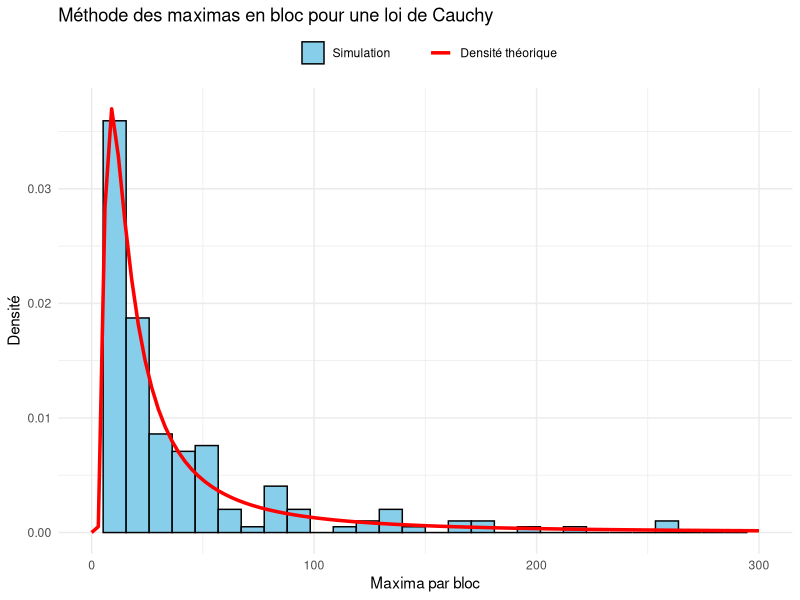

R code for this plot:
# Chargement des packages
library(evd)
library(ggplot2)

# Génération de la loi de Cauchy
n <- 10000
x <- rcauchy(n)

# Taille des blocs
taille_blocs <- 50
nb_blocs <- floor(n / taille_blocs)

# Maxima par bloc
block_maxima <- sapply(1:nb_blocs, function(i) {
  start <- (i - 1) * taille_blocs + 1
  end <- i * taille_blocs
  max(x[start:end])
})

# Loi limite : Fréchet ici
fit_frechet <- fgev(block_maxima)

# Graphe avec ggplot2
ggplot(data.frame(block_maxima), aes(x = block_maxima), xlim=2000) +
  geom_histogram(aes(y = ..density.., fill = "Simulation"), bins = 30,
                 color = "black") +
  stat_function(aes(color = "Densité théorique"),
                fun = function(x) dgev(x,
                                       loc = fit_frechet$estimate["loc"],
                                       scale = fit_frechet$estimate["scale"],
                                       shape = fit_frechet$estimate["shape"]),
                size = 1.2) + xlim(0, 300) +
  scale_fill_manual("", values = c("Simulation" = "skyblue")) +
  scale_color_manual("", values = c("Densité théorique" = "red")) +
  labs(title = "Méthode des maximas en bloc pour une loi de Cauchy",
       x = "Maxima par bloc",
       y = "Densité") +
  theme_minimal() +
  theme(legend.position = "top")
